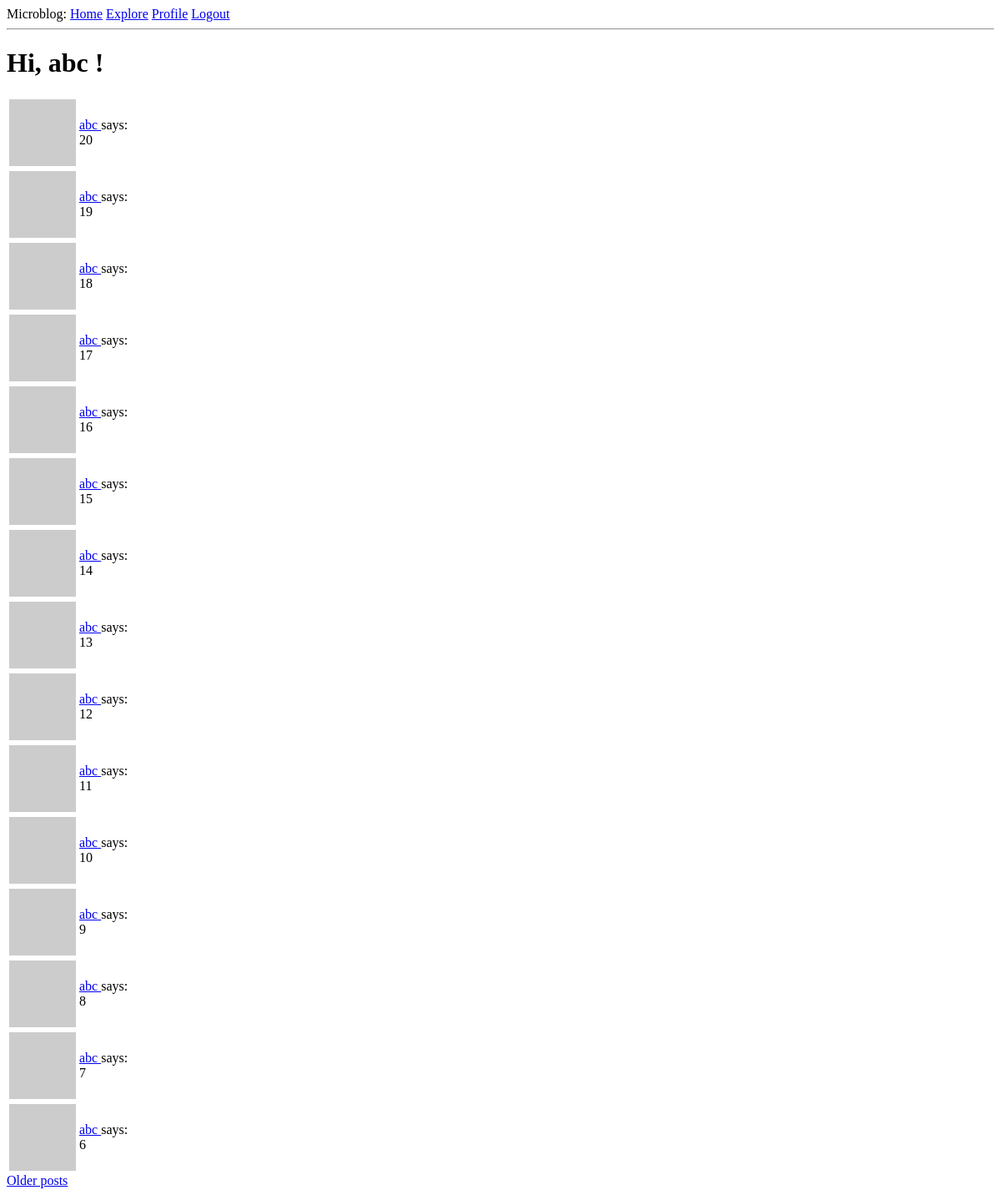
Page /explore (signed in) on the earlier database version.
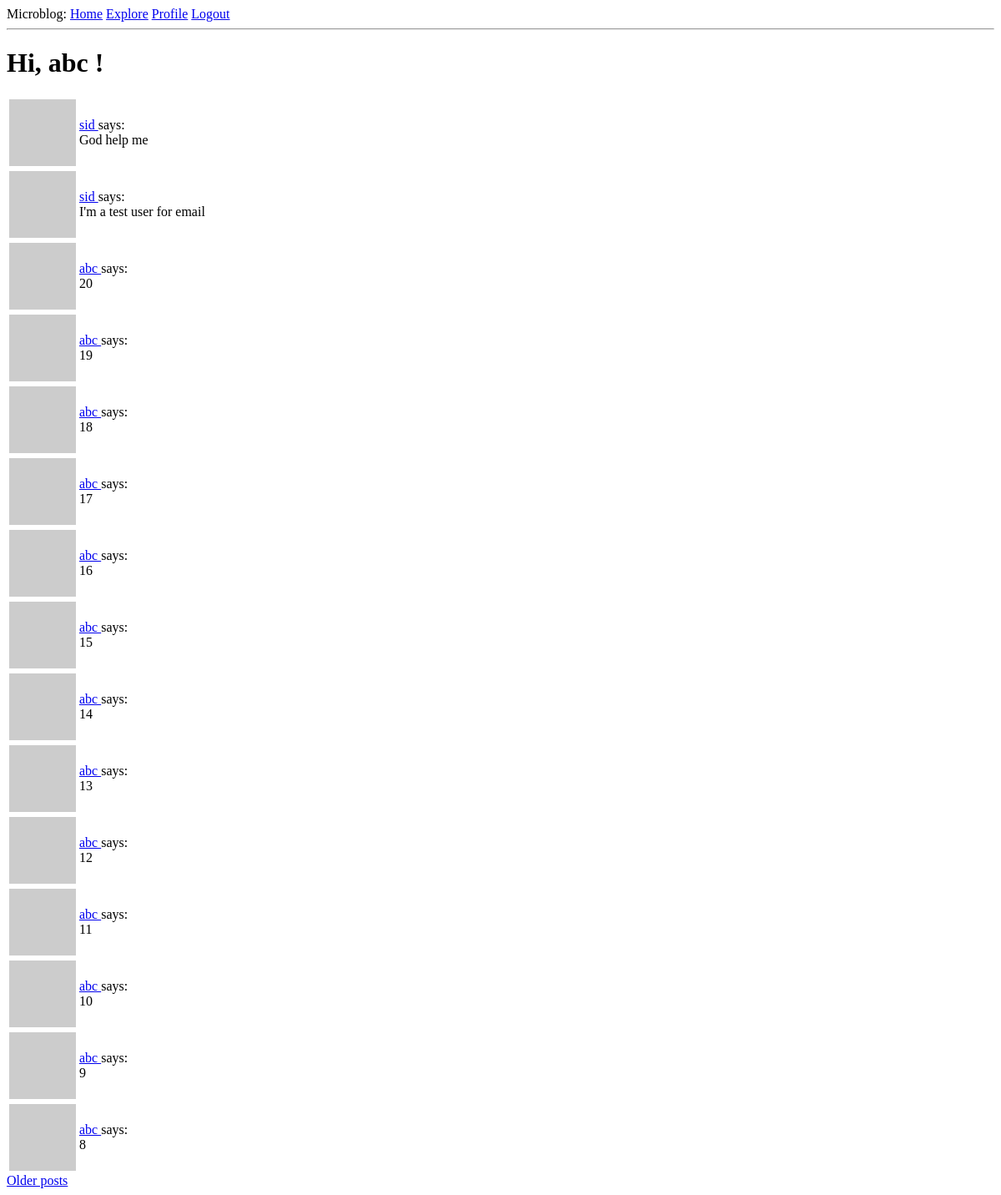
Same page on the later database version.
### app/models.py (models this page shows, shortened)
class User(UserMixin, db.Model):
	id = db.Column(db.Integer, primary_key=True)
	username = db.Column(db.String(64), index=True, unique=True)
	email = db.Column(db.String(120), index=True, unique=True)
	password_hash = db.Column(db.String(128))
	posts = db.relationship('Post', backref='author', lazy='dynamic')
	about_me = db.Column(db.String(1024))
	last_seen = db.Column(db.DateTime, default=datetime.utcnow)
	followed = db.relationship(
		'User', secondary=followers,
		primaryjoin=(followers.c.follower_id == id),
		secondaryjoin=(followers.c.followed_id == id),
		backref=db.backref('followers', lazy='dynamic'), lazy = 'dynamic'
	)
	def avatar(self, size):
		digest = md5(self.email.lower().encode('utf-8')).hexdigest()
		return 'https://www.gravatar.com/avatar/{}?d=identicon&s={}'.format(digest, size)

class Post(db.Model):
	id = db.Column(db.Integer, primary_key = True)
	body = db.Column(db.String(140))
	timestamp = db.Column(db.DateTime, index = True, default=datetime.utcnow)
	user_id = db.Column(db.Integer, db.ForeignKey('user.id'))

### app/routes.py (the view)
@flask_app.route('/explore', methods=['GET', 'POST'])
@login_required
def explore():
	page = request.args.get('page', 1, type=int)
	posts = Post.query.order_by(Post.timestamp.desc()).paginate(
		page=page, per_page=flask_app.config['POSTS_PER_PAGE'], error_out=False)
	next_url = url_for('explore', page=posts.next_num) \
		if posts.has_next else None
	prev_url = url_for('explore', page=posts.prev_num) \
		if posts.has_prev else None
	return render_template('index.html', title='Explore',
						   posts=posts.items, next_url=next_url,
						   prev_url=prev_url)

### app/models.py (called while the page is built)
@login.user_loader
def load_user(id):
	return User.query.get(int(id))

### app/routes.py (called while the page is built)
@flask_app.before_request
def before_request():
	if current_user.is_authenticated:
		current_user.last_seen = datetime.utcnow()
		db.session.commit()

### app/templates/index.html (shortened to what this page needs)
{% extends "base.html" %}
{% block content %}
    <h1>Hi, {{ current_user.username }} !</h1>
    {% for post in posts %}
        {% include '_post.html' %}
    {% endfor %}
    {% if next_url %}
    <a href="{{ next_url }}">Older posts</a>
    {% endif %}
{% endblock %}

### app/templates/base.html (shortened to what this page needs)
<html>
    <head>
    </head>
    <body>
        <div>
			Microblog:
			<a href="{{ url_for('index')}}">Home</a>
			<a href="{{ url_for('explore') }}">Explore</a>
			{% if current_user.is_anonymous %}
			<a href="{{ url_for('login') }}">Login</a>
			{% else %}
			<a href="{{ url_for('user', username=current_user.username) }}">Profile</a>
			<a href="{{ url_for('logout') }}">Logout</a>
			{% endif %}
		</div>
        <hr>
        {% block content %} {% endblock %}
    </body>
</html>

### app/templates/_post.html
<table>
        <tr valign="mid">
            <td><img src="{{ post.author.avatar(36) }}"></td>
            <td>
                <a href="{{ url_for('user', username=post.author.username) }}">
                    {{ post.author.username }}
                </a>
                says: <br>{{ post.body }}
            </td>
        </tr>
</table>

Differences in the rows shown:
no longer on this page (row unchanged): Post: author.username "abc", body "7"
no longer on this page (row unchanged): Post: author.username "abc", body "6"
added Post: author.username "sid", body "God help me"
added Post: author.username "sid", body "I'm a test user for email"
